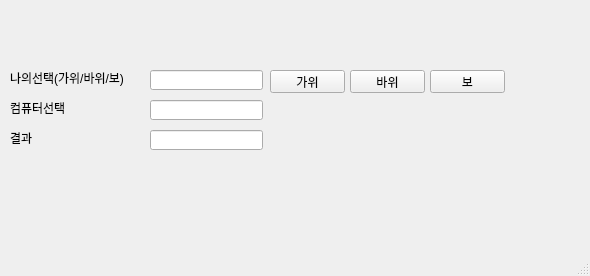
<?xml version="1.0" encoding="UTF-8"?>
<ui version="4.0">
 <class>MainWindow</class>
 <widget class="QMainWindow" name="MainWindow">
  <property name="geometry">
   <rect>
    <x>0</x>
    <y>0</y>
    <width>590</width>
    <height>276</height>
   </rect>
  </property>
  <property name="windowTitle">
   <string>MainWindow</string>
  </property>
  <widget class="QWidget" name="centralwidget">
   <widget class="QPushButton" name="pb1">
    <property name="geometry">
     <rect>
      <x>270</x>
      <y>70</y>
      <width>75</width>
      <height>23</height>
     </rect>
    </property>
    <property name="text">
     <string>가위</string>
    </property>
   </widget>
   <widget class="QLineEdit" name="le1">
    <property name="geometry">
     <rect>
      <x>150</x>
      <y>70</y>
      <width>113</width>
      <height>20</height>
     </rect>
    </property>
    <property name="text">
     <string/>
    </property>
   </widget>
   <widget class="QLabel" name="lbl1">
    <property name="geometry">
     <rect>
      <x>10</x>
      <y>70</y>
      <width>151</width>
      <height>16</height>
     </rect>
    </property>
    <property name="text">
     <string>나의선택(가위/바위/보)</string>
    </property>
   </widget>
   <widget class="QLabel" name="lbl2">
    <property name="geometry">
     <rect>
      <x>10</x>
      <y>100</y>
      <width>111</width>
      <height>16</height>
     </rect>
    </property>
    <property name="text">
     <string>컴퓨터선택</string>
    </property>
   </widget>
   <widget class="QLineEdit" name="le2">
    <property name="geometry">
     <rect>
      <x>150</x>
      <y>100</y>
      <width>113</width>
      <height>20</height>
     </rect>
    </property>
    <property name="text">
     <string/>
    </property>
   </widget>
   <widget class="QLabel" name="lbl3">
    <property name="geometry">
     <rect>
      <x>10</x>
      <y>130</y>
      <width>111</width>
      <height>16</height>
     </rect>
    </property>
    <property name="text">
     <string>결과</string>
    </property>
   </widget>
   <widget class="QLineEdit" name="le3">
    <property name="geometry">
     <rect>
      <x>150</x>
      <y>130</y>
      <width>113</width>
      <height>20</height>
     </rect>
    </property>
    <property name="text">
     <string/>
    </property>
   </widget>
   <widget class="QPushButton" name="pb2">
    <property name="geometry">
     <rect>
      <x>350</x>
      <y>70</y>
      <width>75</width>
      <height>23</height>
     </rect>
    </property>
    <property name="text">
     <string>바위</string>
    </property>
   </widget>
   <widget class="QPushButton" name="pb3">
    <property name="geometry">
     <rect>
      <x>430</x>
      <y>70</y>
      <width>75</width>
      <height>23</height>
     </rect>
    </property>
    <property name="text">
     <string>보</string>
    </property>
   </widget>
  </widget>
  <widget class="QMenuBar" name="menubar">
   <property name="geometry">
    <rect>
     <x>0</x>
     <y>0</y>
     <width>590</width>
     <height>21</height>
    </rect>
   </property>
  </widget>
  <widget class="QStatusBar" name="statusbar"/>
 </widget>
 <resources/>
 <connections/>
</ui>
